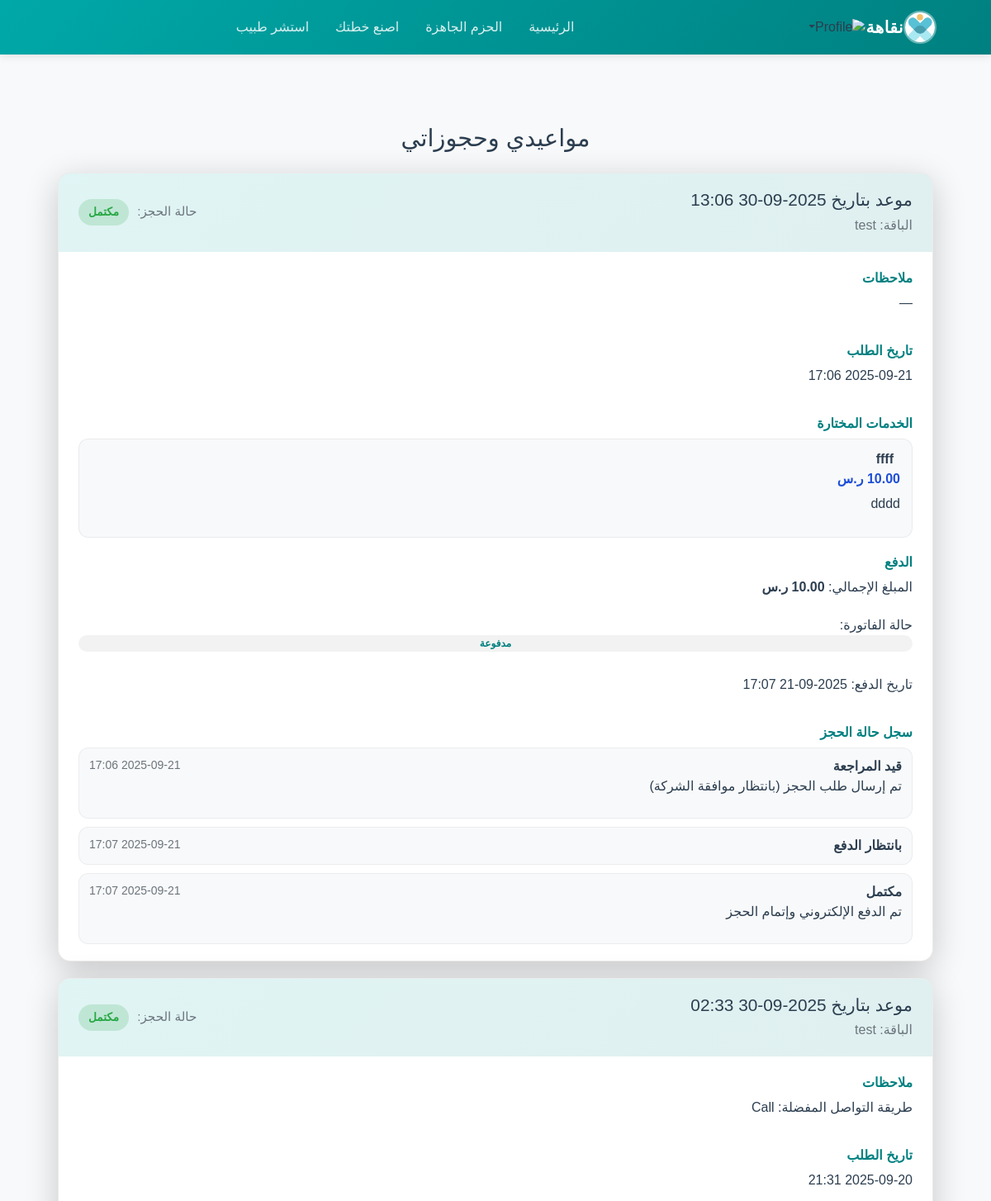
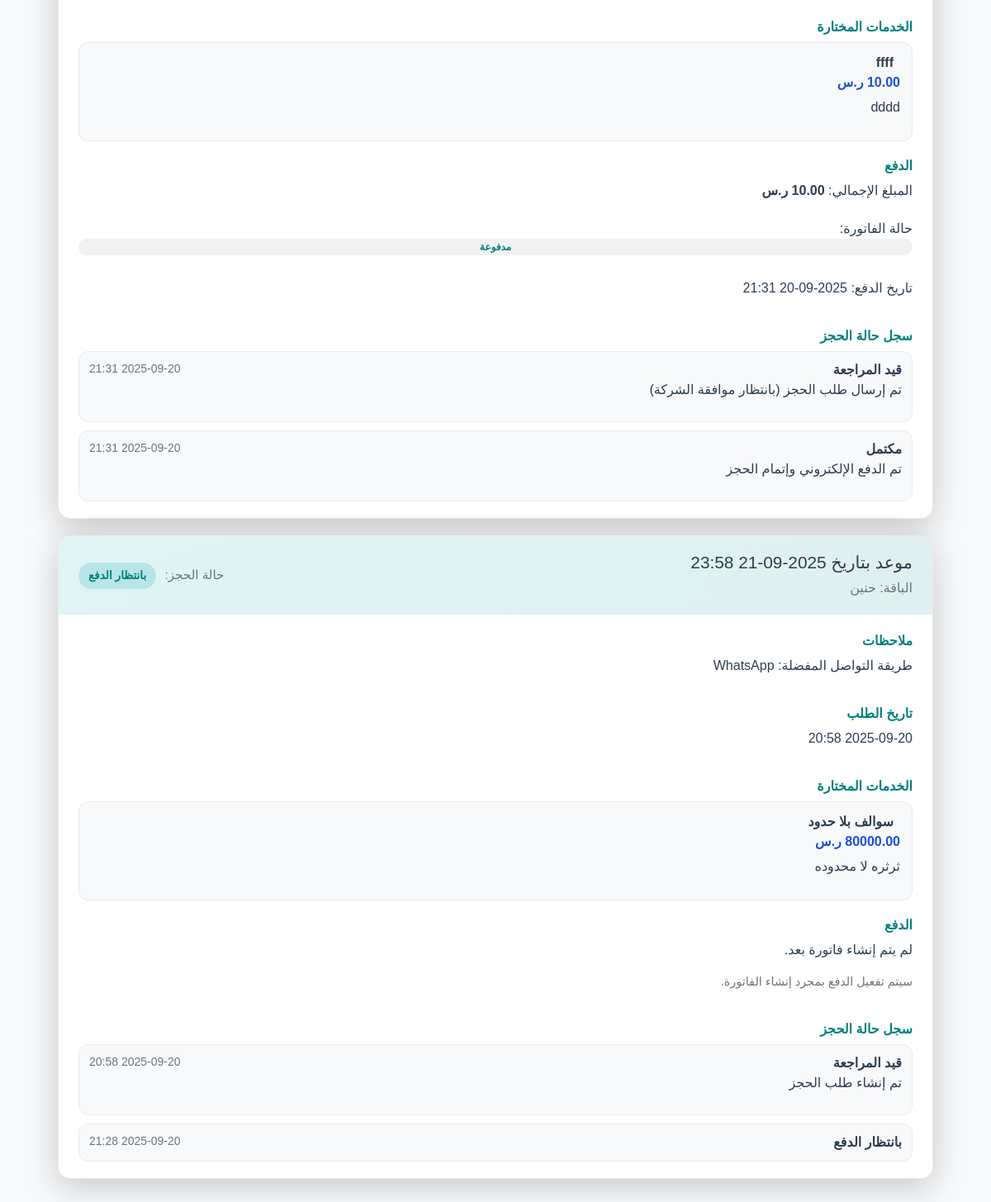
/appointments (signed in), run on the app's committed database (2 pictures, top to bottom).
### models.py (models this page shows)
class Appointment(db.Model):
    id = db.Column(db.Integer, primary_key=True)
    date = db.Column(db.DateTime, nullable=False, default=datetime.utcnow)
    notes = db.Column(db.Text)
    user_id = db.Column(db.Integer, db.ForeignKey("user.id"), nullable=False)
    doctor_id = db.Column(db.Integer, db.ForeignKey("doctor.id"), nullable=True)
    company_id = db.Column(db.Integer, db.ForeignKey("company.id"), nullable=False)
    bookings = db.relationship("Booking", backref="appointment", lazy=True)
    medical_reports = db.relationship("MedicalReport", backref="appointment", lazy=True)

class Package(db.Model):
    id = db.Column(db.Integer, primary_key=True)
    title = db.Column(db.String(100))
    description = db.Column(db.Text)
    image = db.Column(db.String(200))
    provider_id = db.Column(db.Integer, db.ForeignKey('company.id'))
    approved_by = db.Column(db.Integer, db.ForeignKey('admin.id'))
    status = db.Column(db.String(50), default="pending")
    admin_note = db.Column(db.Text)
    status_updated_at = db.Column(db.DateTime)
    services = db.relationship("PackageService", backref="package", lazy=True)
    bookings = db.relationship("Booking", backref="package", lazy=True)

class Booking(db.Model):
    id = db.Column(db.Integer, primary_key=True)
    user_id = db.Column(db.Integer, db.ForeignKey('user.id'), nullable=False)
    package_id = db.Column(db.Integer, db.ForeignKey('package.id'), nullable=False)
    appointment_id = db.Column(db.Integer, db.ForeignKey('appointment.id'), nullable=True)
    company_id = db.Column(db.Integer, db.ForeignKey('company.id'), nullable=True)
    requested_at = db.Column(db.DateTime, default=datetime.utcnow)
    scheduled_for = db.Column(db.DateTime, nullable=True)
    notes = db.Column(db.Text, nullable=True)
    status = db.Column(db.String(50), default="pending")
    invoices = db.relationship('Invoice', backref='booking', lazy=True)
    consultations = db.relationship('Consultation', backref='booking', lazy=True)
    medical_reports = db.relationship('MedicalReport', backref='booking', lazy=True)
    selected_services = db.relationship(
        'BookingServiceSelection',
        backref='booking',
        lazy=True,
        cascade="all, delete-orphan"
    )
    status_history = db.relationship(
        'BookingStatusHistory',
        backref='booking',
        lazy=True,
        cascade="all, delete-orphan",
        order_by="BookingStatusHistory.created_at.desc()"
    )

class BookingServiceSelection(db.Model):
    id = db.Column(db.Integer, primary_key=True)
    booking_id = db.Column(db.Integer, db.ForeignKey('booking.id'), nullable=False)
    package_service_id = db.Column(db.Integer, db.ForeignKey('package_service.id'), nullable=True)
    service_name = db.Column(db.String(100))
    service_description = db.Column(db.Text)
    service_price = db.Column(db.Float)

class Invoice(db.Model):
    id = db.Column(db.Integer, primary_key=True)
    user_id = db.Column(db.Integer, db.ForeignKey('user.id'), nullable=False)
    booking_id = db.Column(db.Integer, db.ForeignKey('booking.id'), nullable=False)
    amount = db.Column(db.Float, nullable=False)
    currency = db.Column(db.String(10), default='SAR')
    status = db.Column(db.String(50), default='unpaid')
    issued_at = db.Column(db.DateTime, default=datetime.utcnow)
    paid_at = db.Column(db.DateTime, nullable=True)
    details = db.Column(db.Text, nullable=True)
    payments = db.relationship('Payment', backref='invoice', lazy=True)

class BookingStatusHistory(db.Model):
    id = db.Column(db.Integer, primary_key=True)
    booking_id = db.Column(db.Integer, db.ForeignKey('booking.id'), nullable=False)
    status = db.Column(db.String(50), nullable=False)
    note = db.Column(db.Text)
    created_at = db.Column(db.DateTime, default=datetime.utcnow)

### app.py (the view)
@app.route('/appointments')
def appointments():
    user_id = session.get("user_id")
    if not user_id:
        flash("يجب تسجيل الدخول أولاً", "danger")
        return redirect(url_for('login'))
    appointments = (
        Appointment.query
        .filter_by(user_id=user_id)
        .options(
            joinedload(Appointment.bookings)
            .joinedload(Booking.selected_services),
            joinedload(Appointment.bookings).joinedload(Booking.package),
            joinedload(Appointment.bookings).joinedload(Booking.invoices)
        )
        .order_by(Appointment.date.desc())
        .all()
    )
    user = User.query.get(user_id)
    return render_template('appointments.html', appointments=appointments, user=user)

### templates/appointments.html (shortened to what this page needs)
{% extends "base.html" %}
{% block content %}
{% set status_labels = {
  'pending': 'قيد المراجعة',
  'approved': 'بانتظار الدفع',
  'completed': 'مكتمل',
  'cancelled': 'ملغي',
  'rejected': 'مرفوض'
} %}
<section class="appointments-section">
  <h1 class="section-title">مواعيدي وحجوزاتي</h1>
  {% if appointments %}
    <div class="appointments-grid">
      {% for appointment in appointments %}
        {% set booking = appointment.bookings[0] if appointment.bookings else None %}
        <article class="appointment-card">
          <header class="appointment-header">
            <div>
              <h2>موعد بتاريخ {{ appointment.date.strftime('%Y-%m-%d %H:%M') }}</h2>
              {% if booking and booking.package %}
                <p class="package-name">الباقة: {{ booking.package.title }}</p>
              {% endif %}
            </div>
            <div class="status">
              {% if booking %}
                حالة الحجز:
                <span class="status-pill status-{{ booking.status|replace(' ', '_') }}">
                  {{ status_labels.get(booking.status, booking.status) }}
                </span>
              {% else %}
                موعد فردي
              {% endif %}
            </div>
          </header>
          <div class="appointment-body">
            <div class="detail">
              <span>ملاحظات</span>
              <p>{{ appointment.notes or '—' }}</p>
            </div>
            {% if booking %}
              <div class="detail">
                <span>تاريخ الطلب</span>
                <p>{{ booking.requested_at.strftime('%Y-%m-%d %H:%M') if booking.requested_at else '—' }}</p>
              </div>
              <div class="detail">
                <span>الخدمات المختارة</span>
                {% if booking.selected_services %}
                  <ul class="services-list">
                    {% for service in booking.selected_services %}
                      <li>
                        <strong>{{ service.service_name }}</strong>
                        {% if service.service_price is not none %}
                          <span>{{ '%.2f' | format(service.service_price) }} ر.س</span>
                        {% endif %}
                        {% if service.service_description %}
                          <p>{{ service.service_description }}</p>
                        {% endif %}
                      </li>
                    {% endfor %}
                  </ul>
                {% else %}
                  <p>لم يتم اختيار خدمات لهذه الباقة.</p>
                {% endif %}
              </div>
              {% set invoice = booking.invoices[0] if booking.invoices else None %}
              <div class="detail payment-detail">
                <span>الدفع</span>
                {% if invoice %}
                  {% set invoice_label = 'مدفوعة' if invoice.status == 'paid' else 'ملغاة' if invoice.status == 'cancelled' else 'غير مدفوعة' %}
                  <div class="payment-info">
                    <p>المبلغ الإجمالي: <strong>{{ '%.2f' | format(invoice.amount or 0) }} ر.س</strong></p>
                    <p>حالة الفاتورة: <span class="badge badge-{{ invoice.status }}">{{ invoice_label }}</span></p>
                    {% if invoice.paid_at %}
                      <p>تاريخ الدفع: {{ invoice.paid_at.strftime('%Y-%m-%d %H:%M') }}</p>
                    {% endif %}
                  </div>
                {% else %}
                  <p>لم يتم إنشاء فاتورة بعد.</p>
                {% endif %}
                {% if invoice and invoice.status != 'paid' and booking.status == 'approved' %}
                  <a class="pay-btn" href="{{ url_for('booking_payment', booking_id=booking.id) }}">إتمام الدفع</a>
                {% elif booking.status == 'pending' %}
                  <p class="pending-note">الحجز قيد المراجعة من قبل الشركة.</p>
                {% elif booking.status == 'approved' and not invoice %}
                  <p class="pending-note">سيتم تفعيل الدفع بمجرد إنشاء الفاتورة.</p>
                {% elif invoice and invoice.status != 'paid' and booking.status != 'approved' %}
                  <p class="pending-note">سيتم تفعيل الدفع بعد اعتماد الحجز.</p>
                {% endif %}
              </div>
              {% if booking.status_history %}
                <div class="detail">
                  <span>سجل حالة الحجز</span>
                  <ul class="status-history">
                    {% for history in booking.status_history|reverse %}
                      <li>
                        <div class="history-status">
                          <strong>{{ status_labels.get(history.status, history.status) }}</strong>
                          <small>{{ history.created_at.strftime('%Y-%m-%d %H:%M') if history.created_at else '' }}</small>
                        </div>
                        {% if history.note %}
                          <p>{{ history.note }}</p>
                        {% endif %}
                      </li>
                    {% endfor %}
                  </ul>
                </div>
              {% endif %}
            {% endif %}
          </div>
        </article>
      {% endfor %}
    </div>
  {% else %}
    <div class="empty-state">
      <h2>لا توجد مواعيد أو حجوزات بعد</h2>
      <p>ابدأ بحجز إحدى الباقات الجاهزة أو جدولة موعد جديد للاستفادة من خدمات نقاهة.</p>
      <a class="cta" href="{{ url_for('ready_packages') }}">استعراض الباقات الجاهزة</a>
    </div>
  {% endif %}
</section>
{% endblock %}

### static/css/style.css (style rules this page uses)
:root { --primary-color: #00a8a8; --secondary-color: #008080; --accent-color: #ffc107; --success-color: #28a745; --dark-color: #1a1a1a; --light-bg: #f8f9fa; --text-primary: #2c3e50; --text-secondary: #6c757d; --border-radius: 15px; --transition: all 0.3s ease; --shadow-sm: 0 2px 10px rgba(0,0,0,0.1); --shadow-md: 0 5px 20px rgba(0,0,0,0.15); --shadow-lg: 0 10px 40px rgba(0,0,0,0.2); }
body { background: var(--light-bg); color: var(--text-primary); font-family: 'Cairo', 'Segoe UI', sans-serif; }
.badge { display: inline-flex; align-items: center; justify-content: center; padding: 4px 10px; border-radius: 999px; font-size: 0.8rem; }
.badge-paid { background: rgba(40, 167, 69, 0.15); color: var(--success-color); }

### static/css/ready_packages.css (style rules this page uses)
:root { --primary-color: #00a8a8; --secondary-color: #008080; --accent-color: #ffc107; --success-color: #28a745; --dark-color: #1a1a1a; --light-bg: #f8f9fa; --text-primary: #2c3e50; --text-secondary: #6c757d; --border-radius: 15px; --transition: all 0.3s ease; --shadow-sm: 0 2px 10px rgba(0,0,0,0.1); --shadow-md: 0 5px 20px rgba(0,0,0,0.15); --shadow-lg: 0 10px 40px rgba(0,0,0,0.2); }
body { font-family: "Tajawal", sans-serif; background-color: var(--light-bg); margin: 0; padding: 0; color: var(--text-primary); }
.section-title { text-align: center; font-size: 2rem; margin: 30px 0; color: var(--primary-color); }

### templates/appointments.html (style rules this page uses)
.appointments-section { max-width: 1100px; margin: 0 auto; padding: 30px 20px 60px; }
.section-title { margin-bottom: 24px; font-size: 1.8rem; color: var(--text-primary); }
.appointments-grid { display: grid; gap: 20px; }
.appointment-card { background: #fff; border-radius: var(--border-radius); box-shadow: var(--shadow-lg); overflow: hidden; border: 1px solid rgba(0,0,0,0.08); }
.appointment-header { display: flex; justify-content: space-between; gap: 16px; padding: 20px 24px; background: linear-gradient(135deg, rgba(0,168,168,0.12) 0%, rgba(0,128,128,0.12) 100%); }
.appointment-header h2 { margin: 0 0 6px; font-size: 1.3rem; }
.package-name { margin: 0; color: var(--text-secondary); }
.status { align-self: center; font-size: 0.95rem; color: var(--text-secondary); }
.status-pill { display: inline-flex; align-items: center; justify-content: center; padding: 6px 12px; border-radius: 999px; margin-right: 6px; font-size: 0.85rem; font-weight: 600; }
.status-approved { background: rgba(0, 168, 168, 0.18); color: var(--secondary-color); }
.status-completed { background: rgba(40, 167, 69, 0.18); color: var(--success-color); }
.appointment-body { padding: 20px 24px; display: grid; gap: 18px; }
.detail span { display: block; font-weight: 600; color: var(--secondary-color); margin-bottom: 6px; }
.services-list { list-style: none; margin: 0; padding: 0; display: grid; gap: 12px; }
.services-list li { background: var(--light-bg); border-radius: 12px; padding: 12px 14px; border: 1px solid rgba(0,0,0,0.06); }
.services-list li strong { display: inline-block; margin-right: 8px; }
.services-list li span { color: #1d4ed8; font-weight: 600; }
.status-history { list-style: none; margin: 0; padding: 0; display: grid; gap: 10px; }
.status-history li { background: var(--light-bg); border-radius: 12px; border: 1px solid rgba(0,0,0,0.05); padding: 10px 12px; }
.history-status { display: flex; justify-content: space-between; color: var(--text-primary); }
.history-status small { color: var(--text-secondary); }
.payment-detail .payment-info { display: grid; gap: 6px; }
.badge { display: inline-flex; align-items: center; justify-content: center; padding: 4px 10px; border-radius: 999px; font-weight: 600; background: rgba(0,0,0,0.05); }
.badge-paid { color: var(--success-color); }
.pending-note { margin-top: 10px; color: var(--text-secondary); font-size: 0.9rem; }

### data on the page
Appointment: date "2025-09-30 13:06", notes "—", invoice_label "مدفوعة"
Package: package "test"
Booking: get "مكتمل", requested_at "2025-09-21 17:06"
BookingServiceSelection: service_name "ffff", service_price "10.00", service_description "dddd"
Invoice: paid_at "2025-09-21 17:07"
BookingStatusHistory: get "قيد المراجعة", created_at "2025-09-21 17:06", note "تم إرسال طلب الحجز (بانتظار موافقة الشركة)"
BookingStatusHistory: get "بانتظار الدفع", created_at "2025-09-21 17:07"
BookingStatusHistory: get "مكتمل", created_at "2025-09-21 17:07", note "تم الدفع الإلكتروني وإتمام الحجز"
Appointment: date "2025-09-30 02:33", notes "طريقة التواصل المفضلة: Call", invoice_label "مدفوعة"
Booking: get "مكتمل", requested_at "2025-09-20 21:31"
BookingServiceSelection: service_name "ffff", service_price "10.00", service_description "dddd"
Invoice: paid_at "2025-09-20 21:31"
BookingStatusHistory: get "قيد المراجعة", created_at "2025-09-20 21:31", note "تم إرسال طلب الحجز (بانتظار موافقة الشركة)"
BookingStatusHistory: get "مكتمل", created_at "2025-09-20 21:31", note "تم الدفع الإلكتروني وإتمام الحجز"
Appointment: date "2025-09-21 23:58", notes "طريقة التواصل المفضلة: WhatsApp", shows "لم يتم إنشاء فاتورة بعد.", shows "سيتم تفعيل الدفع بمجرد إنشاء الفاتورة."
Package: package "حنين"
Booking: get "بانتظار الدفع", requested_at "2025-09-20 20:58"
BookingServiceSelection: service_name "سوالف بلا حدود", service_price "80000.00", service_description "ثرثره لا محدوده"
BookingStatusHistory: get "قيد المراجعة", created_at "2025-09-20 20:58", note "تم إنشاء طلب الحجز"
BookingStatusHistory: get "بانتظار الدفع", created_at "2025-09-20 21:28"
